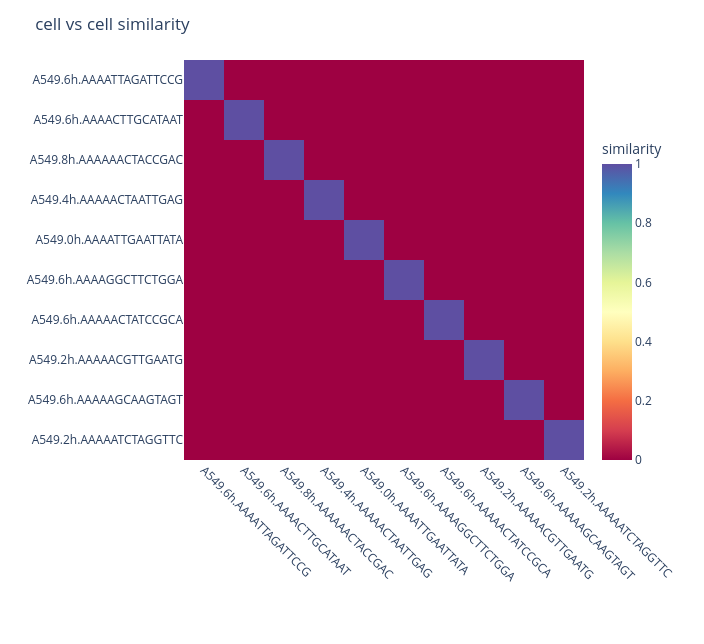

Notebook source saved alongside this figure:
### Code cell
cc_X = scifate.similarities["cc_X"]
plot_heatmap(cc_X, "cell")

### Figure 1 — Plotly figure (JSON) as saved in the notebook; plotly's stock layout.template omitted (floating-point values rounded to 4 significant figures)
{"data": [{"colorbar": {"len": 0.85, "title": {"text": "similarity"}, "y": 0.4}, "colorscale": [[0, "rgb(158,1,66)"], [0.1, "rgb(213,62,79)"], [0.2, "rgb(244,109,67)"], [0.3, "rgb(253,174,97)"], [0.4, "rgb(254,224,139)"], [0.5, "rgb(255,255,191)"], [0.6, "rgb(230,245,152)"], [0.7, "rgb(171,221,164)"], [0.8, "rgb(102,194,165)"], [0.9, "rgb(50,136,189)"], [1, "rgb(94,79,162)"]], "hovertemplate": "<b>cell x</b>: %{x}<br><b>cell y</b>: %{y}<br><b>similarity</b>: %{z:.3f}<extra></extra>", "type": "heatmap", "x": ["A549.6h.AAAATTAGATTCCG", "A549.6h.AAAACTTGCATAAT", "A549.8h.AAAAAACTACCGAC", "A549.4h.AAAAACTAATTGAG", "A549.0h.AAAATTGAATTATA", "A549.6h.AAAAGGCTTCTGGA", "A549.6h.AAAAACTATCCGCA", "A549.2h.AAAAACGTTGAATG", "A549.6h.AAAAAGCAAGTAGT", "A549.2h.AAAAATCTAGGTTC"], "y": ["A549.6h.AAAATTAGATTCCG", "A549.6h.AAAACTTGCATAAT", "A549.8h.AAAAAACTACCGAC", "A549.4h.AAAAACTAATTGAG", "A549.0h.AAAATTGAATTATA", "A549.6h.AAAAGGCTTCTGGA", "A549.6h.AAAAACTATCCGCA", "A549.2h.AAAAACGTTGAATG", "A549.6h.AAAAAGCAAGTAGT", "A549.2h.AAAAATCTAGGTTC"], "z": [[1.0, 0.0, 0.0, 0.0, 0.0, 0.0, 0.0, 0.0, 0.0, 0.0], [0.0, 1.0, 0.0, 0.0, 0.0, 0.0, 0.0, 0.0, 0.0, 0.0], [0.0, 0.0, 1.0, 0.0, 0.0, 0.0, 0.0, 0.0, 0.0, 0.0], [0.0, 0.0, 0.0, 1.0, 0.0, 0.0, 0.0, 0.0, 0.0, 0.0], [0.0, 0.0, 0.0, 0.0, 1.0, 0.0, 0.0, 0.0, 0.0, 0.0], [0.0, 0.0, 0.0, 0.0, 0.0, 1.0, 0.0, 0.0, 0.0, 0.0], [0.0, 0.0, 0.0, 0.0, 0.0, 0.0, 1.0, 0.0, 0.0, 0.0], [0.0, 0.0, 0.0, 0.0, 0.0, 0.0, 0.0, 1.0, 0.0, 0.0], [0.0, 0.0, 0.0, 0.0, 0.0, 0.0, 0.0, 0.0, 1.0, 0.0], [0.0, 0.0, 0.0, 0.0, 0.0, 0.0, 0.0, 0.0, 0.0, 1.0]]}], "layout": {"height": 644, "margin": {"b": 184, "l": 184, "r": 120, "t": 60}, "paper_bgcolor": "white", "plot_bgcolor": "white", "title": {"text": "cell vs cell similarity"}, "width": 704, "xaxis": {"tickangle": 45}, "yaxis": {"autorange": "reversed"}}}
